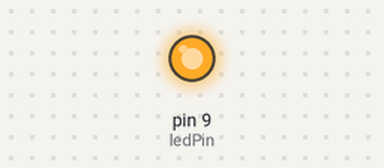
Simulated run of this sketch. Board: Arduino Uno, built with avr-gcc and run on an emulated ATmega328P. Parts: output pins drawn as LEDs (lit = HIGH).

Above: at 0.05 s.
At 9.95 s:
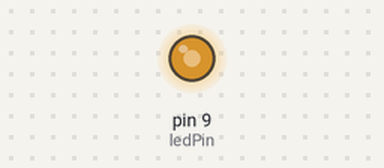
At 14.95 s:
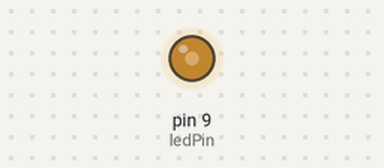
At 19.95 s:
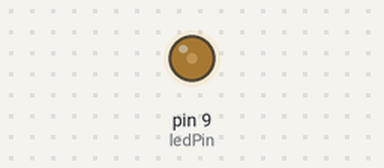
Timing chart, 0 to 33.8 s (numbered marks = the images above):
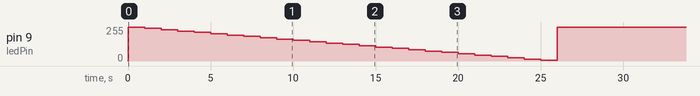

Measured:
- by itself, pin 9 (ledPin): ramps from 255/255 to 5/255 and jumps back, once every 26.0 s

The sketch:

sketch_oct13a.ino
```cpp
int ledPin = 9;
int brightness = 255;

void setup() {
  pinMode(ledPin, OUTPUT);
}

void loop() {
  // Set the brightness of the LED
  analogWrite(ledPin, brightness);

  // Wait for 1 second
  delay(1000);

  // Decrease the brightness of the LED
  brightness -= 10;

  // If the brightness of the LED is 0, increase it to 255
  if (brightness == 0) {
    brightness = 255;
  }
}
```
